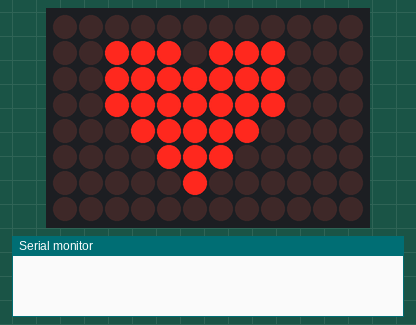
A sketch run on a simulated Arduino Uno R4 WiFi. Parts: 12×8 LED matrix, the last lines printed to the serial monitor.

Above: at 0.26 s.
At 1.51 s:
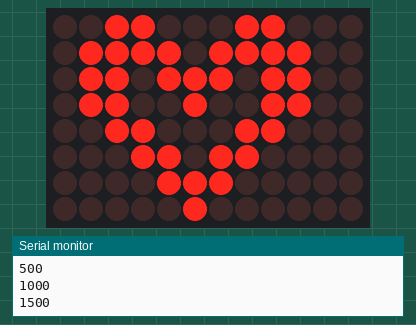

The sketch:

Animation.ino
```cpp
// (licence header left out)
#include "Arduino_LED_Matrix.h"   //Include the LED_Matrix library
#include "animation.h"            //Include animation.h header file

// Create an instance of the ArduinoLEDMatrix class
ArduinoLEDMatrix matrix;

void setup() {
  Serial.begin(115200);
  // you can also load frames at runtime, without stopping the refresh
  matrix.loadSequence(animation);
  matrix.begin();
  // turn on autoscroll to avoid calling next() to show the next frame; the paramenter is in milliseconds
  // matrix.autoscroll(300);
  matrix.play(true);
}

void loop() {
  delay(500);
  Serial.println(millis());
}
```

animation.h
```cpp
const uint32_t animation[][4] = {
	{
		0x3184a444,
		0x44042081,
		0x100a0040,
		66
	},
	{
		0x3187bc6e,
		0xc64c3181,
		0xb00e0040,
		66
	},
	{
		0x3187bc7f,
		0xc7fc3f81,
		0xf00e0040,
		66
	},
	{
		0x3b83f,
		0x83f81f00,
		0xe0040000,
		66
	},
	{
		0x3b83f,
		0x83f81f00,
		0xe0040000,
		66
	},
	{
		0x3187bc7f,
		0xc7fc3f81,
		0xf00e0040,
		66
	},
	{
		0x3187bc6e,
		0xc64c3181,
		0xb00e0040,
		66
	},
	{
		0x3187bc6e,
		0xc64c3181,
		0xb00e0040,
		66
	}
};
```
